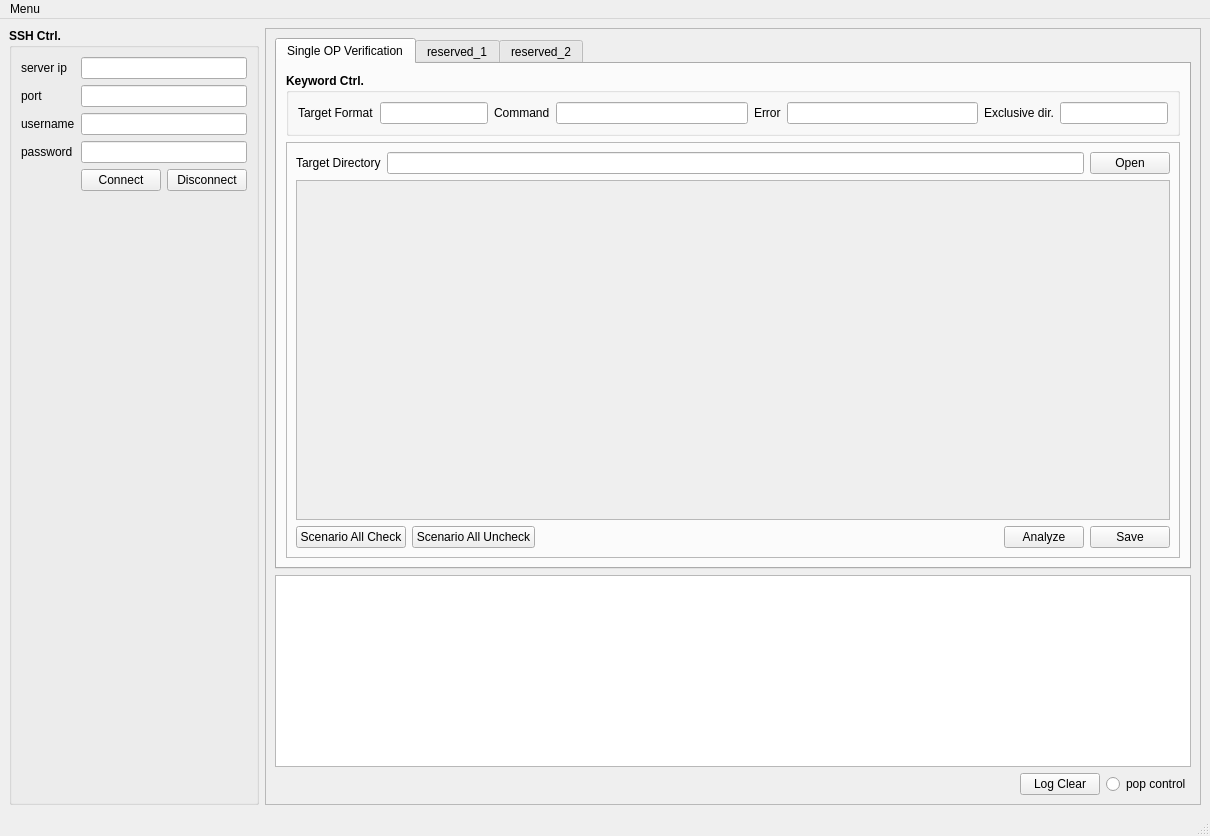
<?xml version="1.0" encoding="UTF-8"?>
<ui version="4.0">
 <class>MainWindow</class>
 <widget class="QMainWindow" name="MainWindow">
  <property name="geometry">
   <rect>
    <x>0</x>
    <y>0</y>
    <width>1210</width>
    <height>836</height>
   </rect>
  </property>
  <property name="windowTitle">
   <string>MainWindow</string>
  </property>
  <widget class="QWidget" name="centralwidget">
   <layout class="QHBoxLayout" name="horizontalLayout_2">
    <item>
     <widget class="QGroupBox" name="sshgroupBox">
      <property name="font">
       <font>
        <weight>75</weight>
        <bold>true</bold>
       </font>
      </property>
      <property name="title">
       <string>SSH Ctrl.</string>
      </property>
      <layout class="QVBoxLayout" name="verticalLayout">
       <item>
        <layout class="QFormLayout" name="formLayout_2">
         <item row="0" column="0">
          <widget class="QLabel" name="label_2">
           <property name="sizePolicy">
            <sizepolicy hsizetype="Minimum" vsizetype="Preferred">
             <horstretch>0</horstretch>
             <verstretch>0</verstretch>
            </sizepolicy>
           </property>
           <property name="font">
            <font>
             <weight>50</weight>
             <bold>false</bold>
            </font>
           </property>
           <property name="text">
            <string>server ip</string>
           </property>
          </widget>
         </item>
         <item row="0" column="1">
          <widget class="QLineEdit" name="iplineEdit">
           <property name="sizePolicy">
            <sizepolicy hsizetype="Minimum" vsizetype="Fixed">
             <horstretch>0</horstretch>
             <verstretch>0</verstretch>
            </sizepolicy>
           </property>
           <property name="font">
            <font>
             <weight>50</weight>
             <bold>false</bold>
            </font>
           </property>
          </widget>
         </item>
         <item row="1" column="0">
          <widget class="QLabel" name="label_6">
           <property name="sizePolicy">
            <sizepolicy hsizetype="Minimum" vsizetype="Preferred">
             <horstretch>0</horstretch>
             <verstretch>0</verstretch>
            </sizepolicy>
           </property>
           <property name="font">
            <font>
             <weight>50</weight>
             <bold>false</bold>
            </font>
           </property>
           <property name="text">
            <string>port</string>
           </property>
          </widget>
         </item>
         <item row="1" column="1">
          <widget class="QLineEdit" name="portlineEdit">
           <property name="sizePolicy">
            <sizepolicy hsizetype="Minimum" vsizetype="Fixed">
             <horstretch>0</horstretch>
             <verstretch>0</verstretch>
            </sizepolicy>
           </property>
           <property name="font">
            <font>
             <weight>50</weight>
             <bold>false</bold>
            </font>
           </property>
          </widget>
         </item>
         <item row="2" column="0">
          <widget class="QLabel" name="label_12">
           <property name="sizePolicy">
            <sizepolicy hsizetype="Minimum" vsizetype="Preferred">
             <horstretch>0</horstretch>
             <verstretch>0</verstretch>
            </sizepolicy>
           </property>
           <property name="font">
            <font>
             <weight>50</weight>
             <bold>false</bold>
            </font>
           </property>
           <property name="text">
            <string>username</string>
           </property>
          </widget>
         </item>
         <item row="2" column="1">
          <widget class="QLineEdit" name="usernamelineEdit">
           <property name="sizePolicy">
            <sizepolicy hsizetype="Minimum" vsizetype="Fixed">
             <horstretch>0</horstretch>
             <verstretch>0</verstretch>
            </sizepolicy>
           </property>
           <property name="font">
            <font>
             <weight>50</weight>
             <bold>false</bold>
            </font>
           </property>
          </widget>
         </item>
         <item row="3" column="0">
          <widget class="QLabel" name="label_7">
           <property name="sizePolicy">
            <sizepolicy hsizetype="Minimum" vsizetype="Preferred">
             <horstretch>0</horstretch>
             <verstretch>0</verstretch>
            </sizepolicy>
           </property>
           <property name="font">
            <font>
             <weight>50</weight>
             <bold>false</bold>
            </font>
           </property>
           <property name="text">
            <string>password</string>
           </property>
          </widget>
         </item>
         <item row="3" column="1">
          <widget class="QLineEdit" name="pwdlineEdit">
           <property name="sizePolicy">
            <sizepolicy hsizetype="Minimum" vsizetype="Fixed">
             <horstretch>0</horstretch>
             <verstretch>0</verstretch>
            </sizepolicy>
           </property>
           <property name="font">
            <font>
             <weight>50</weight>
             <bold>false</bold>
            </font>
           </property>
          </widget>
         </item>
         <item row="4" column="1">
          <layout class="QHBoxLayout" name="horizontalLayout_3">
           <item>
            <widget class="QPushButton" name="connectpushButton">
             <property name="sizePolicy">
              <sizepolicy hsizetype="Fixed" vsizetype="Fixed">
               <horstretch>0</horstretch>
               <verstretch>0</verstretch>
              </sizepolicy>
             </property>
             <property name="font">
              <font>
               <weight>50</weight>
               <bold>false</bold>
              </font>
             </property>
             <property name="text">
              <string>Connect</string>
             </property>
            </widget>
           </item>
           <item>
            <widget class="QPushButton" name="disconnectpushButton">
             <property name="sizePolicy">
              <sizepolicy hsizetype="Fixed" vsizetype="Fixed">
               <horstretch>0</horstretch>
               <verstretch>0</verstretch>
              </sizepolicy>
             </property>
             <property name="font">
              <font>
               <weight>50</weight>
               <bold>false</bold>
              </font>
             </property>
             <property name="text">
              <string>Disconnect</string>
             </property>
            </widget>
           </item>
          </layout>
         </item>
        </layout>
       </item>
      </layout>
     </widget>
    </item>
    <item>
     <widget class="QFrame" name="frame">
      <property name="frameShape">
       <enum>QFrame::StyledPanel</enum>
      </property>
      <property name="frameShadow">
       <enum>QFrame::Raised</enum>
      </property>
      <layout class="QVBoxLayout" name="verticalLayout_8">
       <item>
        <widget class="QTabWidget" name="tabWidget">
         <property name="currentIndex">
          <number>0</number>
         </property>
         <widget class="QWidget" name="tab_2">
          <attribute name="title">
           <string>Single OP Verification</string>
          </attribute>
          <layout class="QGridLayout" name="gridLayout">
           <item row="1" column="0">
            <widget class="QFrame" name="frame_2">
             <property name="sizePolicy">
              <sizepolicy hsizetype="Expanding" vsizetype="Expanding">
               <horstretch>0</horstretch>
               <verstretch>0</verstretch>
              </sizepolicy>
             </property>
             <property name="frameShape">
              <enum>QFrame::StyledPanel</enum>
             </property>
             <property name="frameShadow">
              <enum>QFrame::Raised</enum>
             </property>
             <layout class="QGridLayout" name="gridLayout_2">
              <item row="0" column="0">
               <layout class="QGridLayout" name="gridLayout_3">
                <item row="0" column="0">
                 <layout class="QGridLayout" name="gridLayout_4">
                  <item row="0" column="1">
                   <widget class="QLineEdit" name="scenario_path_lineedit"/>
                  </item>
                  <item row="0" column="0">
                   <widget class="QLabel" name="label">
                    <property name="text">
                     <string>Target Directory</string>
                    </property>
                   </widget>
                  </item>
                  <item row="0" column="2">
                   <widget class="QPushButton" name="open_pushButton">
                    <property name="text">
                     <string>Open</string>
                    </property>
                   </widget>
                  </item>
                 </layout>
                </item>
               </layout>
              </item>
              <item row="1" column="0">
               <widget class="QScrollArea" name="scrollArea">
                <property name="widgetResizable">
                 <bool>true</bool>
                </property>
                <widget class="QWidget" name="scrollAreaWidgetContents">
                 <property name="geometry">
                  <rect>
                   <x>0</x>
                   <y>0</y>
                   <width>854</width>
                   <height>311</height>
                  </rect>
                 </property>
                 <layout class="QVBoxLayout" name="verticalLayout_11">
                  <item>
                   <layout class="QFormLayout" name="formLayout"/>
                  </item>
                 </layout>
                </widget>
               </widget>
              </item>
              <item row="2" column="0">
               <layout class="QHBoxLayout" name="horizontalLayout_6">
                <item>
                 <widget class="QPushButton" name="all_check_scenario">
                  <property name="text">
                   <string>Scenario All Check</string>
                  </property>
                 </widget>
                </item>
                <item>
                 <widget class="QPushButton" name="all_uncheck_scenario">
                  <property name="text">
                   <string>Scenario All Uncheck</string>
                  </property>
                 </widget>
                </item>
                <item>
                 <spacer name="horizontalSpacer">
                  <property name="orientation">
                   <enum>Qt::Horizontal</enum>
                  </property>
                  <property name="sizeHint" stdset="0">
                   <size>
                    <width>40</width>
                    <height>20</height>
                   </size>
                  </property>
                 </spacer>
                </item>
                <item>
                 <widget class="QPushButton" name="analyze_pushButton">
                  <property name="text">
                   <string>Analyze</string>
                  </property>
                 </widget>
                </item>
                <item>
                 <widget class="QPushButton" name="save_pushButton">
                  <property name="text">
                   <string>Save</string>
                  </property>
                 </widget>
                </item>
               </layout>
              </item>
             </layout>
            </widget>
           </item>
           <item row="0" column="0">
            <widget class="QGroupBox" name="groupBox">
             <property name="font">
              <font>
               <weight>75</weight>
               <bold>true</bold>
              </font>
             </property>
             <property name="title">
              <string>Keyword Ctrl.</string>
             </property>
             <layout class="QVBoxLayout" name="verticalLayout_2">
              <item>
               <layout class="QHBoxLayout" name="horizontalLayout">
                <item>
                 <widget class="QLabel" name="target_dir">
                  <property name="font">
                   <font>
                    <weight>50</weight>
                    <bold>false</bold>
                   </font>
                  </property>
                  <property name="text">
                   <string>Target Format</string>
                  </property>
                 </widget>
                </item>
                <item>
                 <widget class="QLineEdit" name="targetformat_lineedit">
                  <property name="sizePolicy">
                   <sizepolicy hsizetype="Preferred" vsizetype="Fixed">
                    <horstretch>0</horstretch>
                    <verstretch>0</verstretch>
                   </sizepolicy>
                  </property>
                  <property name="font">
                   <font>
                    <weight>50</weight>
                    <bold>false</bold>
                   </font>
                  </property>
                 </widget>
                </item>
                <item>
                 <widget class="QLabel" name="label_4">
                  <property name="font">
                   <font>
                    <weight>50</weight>
                    <bold>false</bold>
                   </font>
                  </property>
                  <property name="text">
                   <string>Command</string>
                  </property>
                 </widget>
                </item>
                <item>
                 <widget class="QLineEdit" name="command_lineedit">
                  <property name="sizePolicy">
                   <sizepolicy hsizetype="Expanding" vsizetype="Fixed">
                    <horstretch>0</horstretch>
                    <verstretch>0</verstretch>
                   </sizepolicy>
                  </property>
                  <property name="font">
                   <font>
                    <weight>50</weight>
                    <bold>false</bold>
                   </font>
                  </property>
                 </widget>
                </item>
                <item>
                 <widget class="QLabel" name="label_3">
                  <property name="font">
                   <font>
                    <weight>50</weight>
                    <bold>false</bold>
                   </font>
                  </property>
                  <property name="text">
                   <string>Error</string>
                  </property>
                 </widget>
                </item>
                <item>
                 <widget class="QLineEdit" name="error_lineedit">
                  <property name="sizePolicy">
                   <sizepolicy hsizetype="Expanding" vsizetype="Fixed">
                    <horstretch>0</horstretch>
                    <verstretch>0</verstretch>
                   </sizepolicy>
                  </property>
                  <property name="font">
                   <font>
                    <weight>50</weight>
                    <bold>false</bold>
                   </font>
                  </property>
                 </widget>
                </item>
                <item>
                 <widget class="QLabel" name="label_14">
                  <property name="font">
                   <font>
                    <weight>50</weight>
                    <bold>false</bold>
                   </font>
                  </property>
                  <property name="text">
                   <string>Exclusive dir.</string>
                  </property>
                 </widget>
                </item>
                <item>
                 <widget class="QLineEdit" name="exclusivelineEdit">
                  <property name="sizePolicy">
                   <sizepolicy hsizetype="Minimum" vsizetype="Fixed">
                    <horstretch>0</horstretch>
                    <verstretch>0</verstretch>
                   </sizepolicy>
                  </property>
                  <property name="font">
                   <font>
                    <weight>50</weight>
                    <bold>false</bold>
                   </font>
                  </property>
                 </widget>
                </item>
               </layout>
              </item>
             </layout>
            </widget>
           </item>
          </layout>
         </widget>
         <widget class="QWidget" name="tab_3">
          <attribute name="title">
           <string>reserved_1</string>
          </attribute>
          <layout class="QVBoxLayout" name="verticalLayout_9">
           <item>
            <widget class="QGroupBox" name="groupBox_5">
             <property name="title">
              <string>Embedding &amp; Vectorization</string>
             </property>
             <layout class="QVBoxLayout" name="verticalLayout_12">
              <item>
               <widget class="QLabel" name="label_13">
                <property name="layoutDirection">
                 <enum>Qt::LeftToRight</enum>
                </property>
                <property name="text">
                 <string/>
                </property>
               </widget>
              </item>
             </layout>
            </widget>
           </item>
          </layout>
         </widget>
         <widget class="QWidget" name="tab">
          <attribute name="title">
           <string>reserved_2</string>
          </attribute>
          <layout class="QVBoxLayout" name="verticalLayout_3">
           <item>
            <widget class="QGroupBox" name="groupBox_7">
             <property name="font">
              <font>
               <weight>75</weight>
               <bold>true</bold>
              </font>
             </property>
             <property name="title">
              <string>Question/ Ground-Truth Generation</string>
             </property>
             <layout class="QVBoxLayout" name="verticalLayout_13">
              <item>
               <spacer name="verticalSpacer_2">
                <property name="orientation">
                 <enum>Qt::Vertical</enum>
                </property>
                <property name="sizeHint" stdset="0">
                 <size>
                  <width>20</width>
                  <height>40</height>
                 </size>
                </property>
               </spacer>
              </item>
              <item>
               <layout class="QHBoxLayout" name="horizontalLayout_7">
                <item>
                 <widget class="QLabel" name="label_5">
                  <property name="font">
                   <font>
                    <weight>50</weight>
                    <bold>false</bold>
                   </font>
                  </property>
                  <property name="text">
                   <string>Source Directory</string>
                  </property>
                 </widget>
                </item>
                <item>
                 <widget class="QLineEdit" name="dirlineEdit">
                  <property name="font">
                   <font>
                    <weight>50</weight>
                    <bold>false</bold>
                   </font>
                  </property>
                 </widget>
                </item>
                <item>
                 <widget class="QPushButton" name="dirpushButton">
                  <property name="font">
                   <font>
                    <weight>50</weight>
                    <bold>false</bold>
                   </font>
                  </property>
                  <property name="text">
                   <string>Open (*.md/ *.txt file)</string>
                  </property>
                 </widget>
                </item>
               </layout>
              </item>
              <item>
               <widget class="QGroupBox" name="groupBox_4">
                <property name="font">
                 <font>
                  <weight>50</weight>
                  <bold>false</bold>
                 </font>
                </property>
                <property name="title">
                 <string>Ctrl.params.</string>
                </property>
                <layout class="QVBoxLayout" name="verticalLayout_6">
                 <item>
                  <layout class="QGridLayout" name="gridLayout_5">
                   <item row="0" column="1">
                    <widget class="QLineEdit" name="n_lineEdit">
                     <property name="font">
                      <font>
                       <weight>50</weight>
                       <bold>false</bold>
                      </font>
                     </property>
                     <property name="text">
                      <string>10</string>
                     </property>
                    </widget>
                   </item>
                   <item row="2" column="1">
                    <widget class="QLineEdit" name="reasonlineEdit">
                     <property name="font">
                      <font>
                       <weight>50</weight>
                       <bold>false</bold>
                      </font>
                     </property>
                     <property name="text">
                      <string>0.25</string>
                     </property>
                    </widget>
                   </item>
                   <item row="0" column="0">
                    <widget class="QLabel" name="label_8">
                     <property name="font">
                      <font>
                       <weight>50</weight>
                       <bold>false</bold>
                      </font>
                     </property>
                     <property name="text">
                      <string>Number of Scenario</string>
                     </property>
                    </widget>
                   </item>
                   <item row="1" column="1">
                    <widget class="QLineEdit" name="simplelineEdit">
                     <property name="font">
                      <font>
                       <weight>50</weight>
                       <bold>false</bold>
                      </font>
                     </property>
                     <property name="text">
                      <string>0.5</string>
                     </property>
                    </widget>
                   </item>
                   <item row="3" column="1">
                    <widget class="QLineEdit" name="multilineEdit">
                     <property name="font">
                      <font>
                       <weight>50</weight>
                       <bold>false</bold>
                      </font>
                     </property>
                     <property name="text">
                      <string>0.25</string>
                     </property>
                    </widget>
                   </item>
                   <item row="1" column="0">
                    <widget class="QLabel" name="label_9">
                     <property name="font">
                      <font>
                       <weight>50</weight>
                       <bold>false</bold>
                      </font>
                     </property>
                     <property name="text">
                      <string>Simple</string>
                     </property>
                    </widget>
                   </item>
                   <item row="2" column="0">
                    <widget class="QLabel" name="label_10">
                     <property name="font">
                      <font>
                       <weight>50</weight>
                       <bold>false</bold>
                      </font>
                     </property>
                     <property name="text">
                      <string>Reasoning</string>
                     </property>
                    </widget>
                   </item>
                   <item row="3" column="0">
                    <widget class="QLabel" name="label_11">
                     <property name="font">
                      <font>
                       <weight>50</weight>
                       <bold>false</bold>
                      </font>
                     </property>
                     <property name="text">
                      <string>Multi_Context</string>
                     </property>
                    </widget>
                   </item>
                  </layout>
                 </item>
                </layout>
               </widget>
              </item>
              <item>
               <layout class="QHBoxLayout" name="horizontalLayout_10">
                <item>
                 <spacer name="horizontalSpacer_2">
                  <property name="orientation">
                   <enum>Qt::Horizontal</enum>
                  </property>
                  <property name="sizeHint" stdset="0">
                   <size>
                    <width>40</width>
                    <height>20</height>
                   </size>
                  </property>
                 </spacer>
                </item>
                <item>
                 <widget class="QPushButton" name="gengenpushButton">
                  <property name="font">
                   <font>
                    <weight>50</weight>
                    <bold>false</bold>
                   </font>
                  </property>
                  <property name="text">
                   <string>Generate</string>
                  </property>
                 </widget>
                </item>
               </layout>
              </item>
             </layout>
            </widget>
           </item>
           <item>
            <widget class="QGroupBox" name="groupBox_8">
             <property name="font">
              <font>
               <weight>75</weight>
               <bold>true</bold>
              </font>
             </property>
             <property name="title">
              <string>Context/ Answer Generation</string>
             </property>
             <layout class="QVBoxLayout" name="verticalLayout_14">
              <item>
               <spacer name="verticalSpacer_3">
                <property name="orientation">
                 <enum>Qt::Vertical</enum>
                </property>
                <property name="sizeHint" stdset="0">
                 <size>
                  <width>20</width>
                  <height>40</height>
                 </size>
                </property>
               </spacer>
              </item>
              <item>
               <layout class="QHBoxLayout" name="horizontalLayout_13">
                <item>
                 <widget class="QLabel" name="testset_label">
                  <property name="font">
                   <font>
                    <weight>50</weight>
                    <bold>false</bold>
                   </font>
                  </property>
                  <property name="text">
                   <string>File</string>
                  </property>
                 </widget>
                </item>
                <item>
                 <widget class="QLineEdit" name="testset_lineEdit">
                  <property name="font">
                   <font>
                    <weight>50</weight>
                    <bold>false</bold>
                   </font>
                  </property>
                 </widget>
                </item>
                <item>
                 <widget class="QPushButton" name="testset_pushButton">
                  <property name="font">
                   <font>
                    <weight>50</weight>
                    <bold>false</bold>
                   </font>
                  </property>
                  <property name="text">
                   <string>Open</string>
                  </property>
                 </widget>
                </item>
               </layout>
              </item>
              <item>
               <layout class="QHBoxLayout" name="horizontalLayout_14">
                <item>
                 <spacer name="horizontalSpacer_6">
                  <property name="orientation">
                   <enum>Qt::Horizontal</enum>
                  </property>
                  <property name="sizeHint" stdset="0">
                   <size>
                    <width>40</width>
                    <height>20</height>
                   </size>
                  </property>
                 </spacer>
                </item>
                <item>
                 <widget class="QPushButton" name="vector_env_pushButton">
                  <property name="font">
                   <font>
                    <weight>50</weight>
                    <bold>false</bold>
                   </font>
                  </property>
                  <property name="text">
                   <string>Env. Setup</string>
                  </property>
                 </widget>
                </item>
                <item>
                 <widget class="QPushButton" name="vector_start_pushButton">
                  <property name="font">
                   <font>
                    <weight>50</weight>
                    <bold>false</bold>
                   </font>
                  </property>
                  <property name="text">
                   <string>Generate</string>
                  </property>
                 </widget>
                </item>
               </layout>
              </item>
             </layout>
            </widget>
           </item>
          </layout>
         </widget>
        </widget>
       </item>
       <item>
        <widget class="QTextBrowser" name="logtextbrowser">
         <property name="sizePolicy">
          <sizepolicy hsizetype="Preferred" vsizetype="Minimum">
           <horstretch>0</horstretch>
           <verstretch>0</verstretch>
          </sizepolicy>
         </property>
        </widget>
       </item>
       <item>
        <layout class="QHBoxLayout" name="horizontalLayout_4">
         <item>
          <spacer name="horizontalSpacer_5">
           <property name="orientation">
            <enum>Qt::Horizontal</enum>
           </property>
           <property name="sizeHint" stdset="0">
            <size>
             <width>40</width>
             <height>20</height>
            </size>
           </property>
          </spacer>
         </item>
         <item>
          <widget class="QPushButton" name="log_clear_pushButton">
           <property name="text">
            <string>Log Clear</string>
           </property>
          </widget>
         </item>
         <item>
          <widget class="QRadioButton" name="popctrl_radioButton">
           <property name="text">
            <string>pop control</string>
           </property>
          </widget>
         </item>
        </layout>
       </item>
      </layout>
     </widget>
    </item>
   </layout>
  </widget>
  <widget class="QMenuBar" name="menubar">
   <property name="geometry">
    <rect>
     <x>0</x>
     <y>0</y>
     <width>1210</width>
     <height>21</height>
    </rect>
   </property>
   <widget class="QMenu" name="menuBrowser">
    <property name="title">
     <string>Menu</string>
    </property>
    <widget class="QMenu" name="menuLog_Broswer">
     <property name="title">
      <string>Log Broswer</string>
     </property>
     <addaction name="actionOn_2"/>
     <addaction name="actionOff_2"/>
    </widget>
    <widget class="QMenu" name="menuSSH">
     <property name="title">
      <string>SSH</string>
     </property>
     <addaction name="actionShow"/>
     <addaction name="actionHide"/>
    </widget>
    <addaction name="menuLog_Broswer"/>
    <addaction name="menuSSH"/>
   </widget>
   <addaction name="menuBrowser"/>
  </widget>
  <widget class="QStatusBar" name="statusbar"/>
  <action name="actionOn_2">
   <property name="text">
    <string>Show</string>
   </property>
  </action>
  <action name="actionOff_2">
   <property name="text">
    <string>Hide</string>
   </property>
  </action>
  <action name="actionShow">
   <property name="text">
    <string>Show</string>
   </property>
  </action>
  <action name="actionHide">
   <property name="text">
    <string>Hide</string>
   </property>
  </action>
 </widget>
 <resources/>
 <connections/>
</ui>
